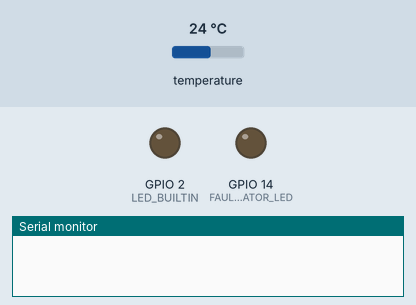
This sketch was run on a simulated ESP32. Parts: output pins drawn as LEDs (lit = HIGH), the last lines printed to the serial monitor. The test bench sets the inputs (shaded band); at power-on: temperature 24 °C. The local clock reads 2024-03-15 10:24:30 at power-on unless the sketch sets it.

Above: at 0.0 s.
At 5.5 s:
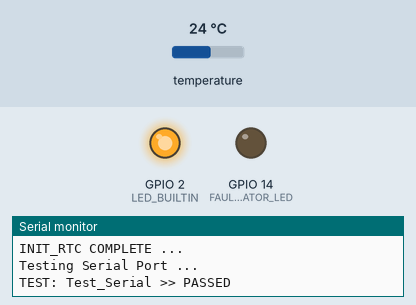
At 10.2 s:
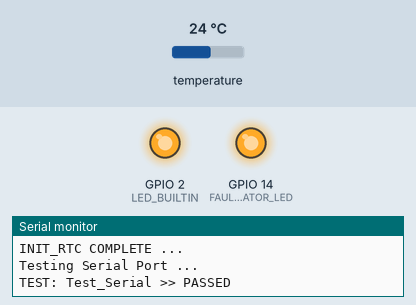
Timing chart, 0 to 11.7 s (numbered marks = the images above):
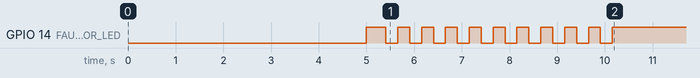

The sketch:

BC1000.ino
```cpp
#include "RTClib.h"
#include <stdio.h>
#include "Wire.h"

#define FAULT_INDICATOR_LED           14
#define DEFAULT_SERIAL_BAUD           115200

#define DEFAULT_CHAR_BUFF_SIZE_SMALL  32

RTC_DS3231 rtc;

const bool SELF_TEST_STATUS = true;

enum eDoorPosition_t {
  UP,
  DOWN,
  end
};

typedef struct  {
  uint16_t mDay;
  uint16_t mSunrise;
  uint16_t mSunset;
} xSolarEvent_t;

/*
  This table consists of 3 values, DAY, SUNRISE, SUNSET.

  DAY - The table consists of values for every 5 days until the end of a calendar year
  SUNRISE - This is the time of the sunrise in military time HHMM.
  SUNSET - This is the time of the sunset in military time HHMM.
*/
xSolarEvent_t Sun_LUT[74];
const uint16_t Sun_LUT_LENGTH = sizeof(Sun_LUT) / sizeof(xSolarEvent_t);

void setup()
{
  // Start up serial lines
  Serial.begin(DEFAULT_SERIAL_BAUD);
  delay(5000);

  Wire1.begin();

  // Fill in the sunrise and sunset table (Nautical Twilight)
  Sun_LUT[0] = (xSolarEvent_t) {0, 646, 1815};            // 2023 Jan 1
  Sun_LUT[1] = (xSolarEvent_t) {5, 646, 1819};            // 2023 Jan 5
  Sun_LUT[2] = (xSolarEvent_t) {10, 646, 1823};           // 2023 Jan 10
  Sun_LUT[3] = (xSolarEvent_t) {15, 645, 1828};           // 2023 Jan 15
  Sun_LUT[4] = (xSolarEvent_t) {20, 643, 1833};           // 2023 Jan 20
  Sun_LUT[5] = (xSolarEvent_t) {25, 641, 1839};           // 2023 Jan 25
  Sun_LUT[6] = (xSolarEvent_t) {30, 637, 1844};           // 2023 Jan 30
  Sun_LUT[7] = (xSolarEvent_t) {35, 633, 1850};           // 2023 Feb 4
  Sun_LUT[8] = (xSolarEvent_t) {40, 628, 1855};           // 2023 Feb 9
  Sun_LUT[9] = (xSolarEvent_t) {45, 622, 1901};           // 2023 Feb 14
  Sun_LUT[10] = (xSolarEvent_t) {50, 616, 1906};           // 2023 Feb 19
  Sun_LUT[11] = (xSolarEvent_t) {55, 609, 1912};           // 2023 Feb 24
  Sun_LUT[12] = (xSolarEvent_t) {60, 602, 1917};           // 2023 Mar 1
  Sun_LUT[13] = (xSolarEvent_t) {65, 554, 1923};           // 2023 Mar 6
  Sun_LUT[14] = (xSolarEvent_t) {70, 546, 1928};           // 2023 Mar 11
  Sun_LUT[15] = (xSolarEvent_t) {75, 538, 1934};           // 2023 Mar 16
  Sun_LUT[16] = (xSolarEvent_t) {80, 530, 1940};           // 2023 Mar 21
  Sun_LUT[17] = (xSolarEvent_t) {85, 521, 1945};           // 2023 Mar 26
  Sun_LUT[18] = (xSolarEvent_t) {90, 512, 1951};           // 2023 Mar 31
  Sun_LUT[19] = (xSolarEvent_t) {95, 503, 1957};           // 2023 Apr 5
  Sun_LUT[20] = (xSolarEvent_t) {100, 455, 2003};          // 2023 Apr 10
  Sun_LUT[21] = (xSolarEvent_t) {105, 446, 2009};          // 2023 Apr 15
  Sun_LUT[22] = (xSolarEvent_t) {110, 438, 2015};          // 2023 Apr 20
  Sun_LUT[23] = (xSolarEvent_t) {115, 429, 2022};          // 2023 Apr 25
  Sun_LUT[24] = (xSolarEvent_t) {120, 421, 2028};          // 2023 Apr 30
  Sun_LUT[25] = (xSolarEvent_t) {125, 414, 2035};          // 2023 May 5
  Sun_LUT[26] = (xSolarEvent_t) {130, 407, 2041};          // 2023 May 10
  Sun_LUT[27] = (xSolarEvent_t) {135, 400, 2047};          // 2023 May 15
  Sun_LUT[28] = (xSolarEvent_t) {140, 355, 2053};          // 2023 May 20
  Sun_LUT[29] = (xSolarEvent_t) {145, 350, 2059};          // 2023 May 25
  Sun_LUT[30] = (xSolarEvent_t) {150, 345, 2104};          // 2023 May 30
  Sun_LUT[31] = (xSolarEvent_t) {155, 342, 2109};          // 2023 Jun 4
  Sun_LUT[32] = (xSolarEvent_t) {160, 340, 2113};          // 2023 Jun 9
  Sun_LUT[33] = (xSolarEvent_t) {165, 339, 2116};          // 2023 Jun 14
  Sun_LUT[34] = (xSolarEvent_t) {170, 339, 2118};          // 2023 Jun 19
  Sun_LUT[35] = (xSolarEvent_t) {175, 340, 2119};          // 2023 Jun 24
  Sun_LUT[36] = (xSolarEvent_t) {180, 343, 2118};          // 2023 Jun 29
  Sun_LUT[37] = (xSolarEvent_t) {185, 346, 2117};          // 2023 Jul 4
  Sun_LUT[38] = (xSolarEvent_t) {190, 350, 2114};          // 2023 Jul 9
  Sun_LUT[39] = (xSolarEvent_t) {195, 354, 2111};          // 2023 Jul 14
  Sun_LUT[40] = (xSolarEvent_t) {200, 400, 2107};          // 2023 Jul 19
  Sun_LUT[41] = (xSolarEvent_t) {205, 405, 2101};          // 2023 Jul 24
  Sun_LUT[42] = (xSolarEvent_t) {210, 411, 2055};          // 2023 Jul 29
  Sun_LUT[43] = (xSolarEvent_t) {215, 417, 2048};          // 2023 Aug 3
  Sun_LUT[44] = (xSolarEvent_t) {220, 423, 2041};          // 2023 Aug 8
  Sun_LUT[45] = (xSolarEvent_t) {225, 430, 2033};          // 2023 Aug 13
  Sun_LUT[46] = (xSolarEvent_t) {230, 436, 2025};          // 2023 Aug 18
  Sun_LUT[47] = (xSolarEvent_t) {235, 442, 2017};          // 2023 Aug 23
  Sun_LUT[48] = (xSolarEvent_t) {240, 448, 2008};          // 2023 Aug 28
  Sun_LUT[49] = (xSolarEvent_t) {245, 453, 1959};          // 2023 Sep 2
  Sun_LUT[50] = (xSolarEvent_t) {250, 459, 1950};          // 2023 Sep 7
  Sun_LUT[51] = (xSolarEvent_t) {255, 504, 1941};          // 2023 Sep 12
  Sun_LUT[52] = (xSolarEvent_t) {260, 510, 1932};          // 2023 Sep 17
  Sun_LUT[53] = (xSolarEvent_t) {265, 515, 1924};          // 2023 Sep 22
  Sun_LUT[54] = (xSolarEvent_t) {270, 520, 1915};          // 2023 Sep 27
  Sun_LUT[55] = (xSolarEvent_t) {275, 525, 1907};          // 2023 Oct 2
  Sun_LUT[56] = (xSolarEvent_t) {280, 531, 1858};          // 2023 Oct 7
  Sun_LUT[57] = (xSolarEvent_t) {285, 536, 1851};          // 2023 Oct 12
  Sun_LUT[58] = (xSolarEvent_t) {290, 541, 1843};          // 2023 Oct 17
  Sun_LUT[59] = (xSolarEvent_t) {295, 546, 1836};          // 2023 Oct 22
  Sun_LUT[60] = (xSolarEvent_t) {300, 551, 1830};          // 2023 Oct 27
  Sun_LUT[61] = (xSolarEvent_t) {305, 557, 1824};          // 2023 Nov 1
  Sun_LUT[62] = (xSolarEvent_t) {310, 602, 1819};          // 2023 Nov 6
  Sun_LUT[63] = (xSolarEvent_t) {315, 607, 1815};          // 2023 Nov 11
  Sun_LUT[64] = (xSolarEvent_t) {320, 612, 1811};          // 2023 Nov 16
  Sun_LUT[65] = (xSolarEvent_t) {325, 618, 1808};          // 2023 Nov 21
  Sun_LUT[66] = (xSolarEvent_t) {330, 623, 1806};          // 2023 Nov 26
  Sun_LUT[67] = (xSolarEvent_t) {335, 627, 1805};          // 2023 Dec 1
  Sun_LUT[68] = (xSolarEvent_t) {340, 632, 1804};          // 2023 Dec 6
  Sun_LUT[69] = (xSolarEvent_t) {345, 636, 1805};          // 2023 Dec 11
  Sun_LUT[70] = (xSolarEvent_t) {350, 639, 1806};          // 2023 Dec 16
  Sun_LUT[71] = (xSolarEvent_t) {355, 642, 1808};          // 2023 Dec 21
  Sun_LUT[72] = (xSolarEvent_t) {360, 644, 1811};          // 2023 Dec 26
  Sun_LUT[73] = (xSolarEvent_t) {367, 645, 1812};           // **overflow protection**

  // put your setup code here, to run once:
  pinMode(FAULT_INDICATOR_LED, OUTPUT);
  pinMode(LED_BUILTIN, OUTPUT);
  digitalWrite(FAULT_INDICATOR_LED, HIGH);

  // Start up RTC
  TIME_init();

  // Self Test
  StartUpTest();
}

void loop()
{
  // put your main code here, to run repeatedly:

}

void AssertFault()
{
  digitalWrite(FAULT_INDICATOR_LED, LOW);
}

void SetDoor(eDoorPosition_t pos)
{
  // sets door in the position
  switch(pos)
  {
    case eDoorPosition_t::UP:
      // whatever it takes to get the door up
      break;
    case eDoorPosition_t::DOWN:
      // whatever it takes to get the door down
      break;
    default:
      // some kind of error state that we should never get to.
      break;
  }
}

/*****************************************
  TEST FUNCTIONS
******************************************/

void StartUpTest()
{
  // run systems test, verify that all systems are connected and fully operational!

  Test_Serial();              // COMPLETE - RED
  Test_StatusLED();           // INCOMPLETE
  Test_I2C();                 // INCOMPLETE
  Test_RTC();                 // COMPLETE - RED
  Test_TempHumid();           // INCOMPLETE
  Test_MotorController();     // INCOMPLETE
}

void TEST_PASSED(String testName)
{
  char buffer[DEFAULT_CHAR_BUFF_SIZE_SMALL] = "";
  sprintf(buffer, "TEST: %s >> PASSED\r\n", testName.c_str());
  Serial.printf(buffer);

  // rapid flash for pass
  for(uint8_t i = 0; i < 10; i++)
  {
    digitalWrite(LED_BUILTIN, HIGH);
    delay(20);
    digitalWrite(LED_BUILTIN, HIGH);
    delay(20);
  }
}

void TEST_FAILED(String testName)
{
  char buffer[DEFAULT_CHAR_BUFF_SIZE_SMALL] = "";
  sprintf(buffer, "TEST: %s >> FAILED\r\n", testName.c_str());
  Serial.printf(buffer);

  // long slow flash for fail
  for(uint8_t i = 0; i < 3; i++)
  {
    digitalWrite(LED_BUILTIN, HIGH);
    delay(200);
    digitalWrite(LED_BUILTIN, HIGH);
    delay(200);
  }
}

void Test_Serial()
{
  Serial.print("Testing Serial Port ...\r\n");

  // if(numBytesToWrite)
  // {
    TEST_PASSED("Test_Serial");
  // }
  // else
  // {
  //   TEST_FAILED("Test_Serial");
  // }
}

void Test_StatusLED()
{
  for(uint8_t i = 0; i < 10; i++)
  {
    digitalWrite(FAULT_INDICATOR_LED, LOW);
    delay(250);
    digitalWrite(FAULT_INDICATOR_LED, HIGH);
    delay(250);
  }

  TEST_PASSED("Test_StatusLED");
}

void Test_I2C()
{
  // scan all the I2C address and verify all peripherals are connected and working.

}

void Test_RTC()
{
  // Check the real time clock to make sure it is connected and operating

  TIME_print();

  if(TIME_dateToDayCount(2024, 1, 1) == 1)
  {
    TEST_PASSED("Date to Day Count - TEST 1");
  }
  else
  {
    TEST_FAILED("Date to Day Count - TEST 1");
  }

  if(TIME_dateToDayCount(2023, 5, 15) == 135)
  {
    TEST_PASSED("Date to Day Count - TEST 2");
  }
  else
  {
    TEST_FAILED("Date to Day Count - TEST 2");
  }

  if(TIME_dateToDayCount(2024, 5, 15) == 136)
  {
    TEST_PASSED("Date to Day Count - TEST 3");
  }
  else
  {
    TEST_FAILED("Date to Day Count - TEST 3");
  }

  // 1. Check to see if the RTC exists
}

void Test_TempHumid()
{
  // Check the temp and humidity sensor to make sure it is connected and operating
}

void Test_MotorController()
{
  // Check the motor controller to make sure it is connected and working
}

/*****************************************
  SYSTEM FUNCTIONS
******************************************/

uint16_t getCurrDayIndex(uint16_t &day)
{
  uint16_t result = 0xFFFF;

  for(uint16_t i = 0; i < Sun_LUT_LENGTH; i++)
  {
    if(Sun_LUT[i].mDay <= day && Sun_LUT[i+1].mDay > day)
    {
      result = i;
      break;
    }
  }

  return result;
}

uint16_t getSunrise(uint16_t &day)
{
  uint16_t result = 0;
  uint16_t currDay = getCurrDayIndex(day);

  if(currDay != 0xFFFF)
  {
    result = Sun_LUT[currDay].mSunrise;
  }
  else
  {
    // Report Error
  }

  return result;
}

uint16_t getSunset(uint16_t &day)
{
  uint16_t result = 0;
  uint16_t currDay = getCurrDayIndex(day);

  if(currDay != 0xFFFF)
  {
    result = Sun_LUT[currDay].mSunset;
  }
  else
  {
    // Report Error
  }

  return result;
}

/*****************************************
  REAL TIME CLOCK
******************************************/

void TIME_init()
{
  Serial.print("STARTING INIT_RTC...\r\n");

  if(!rtc.begin(&Wire1))
  {
    Serial.print("Couldn't find RTC\r\n");
    Serial.flush();
  }
  else
  {
    Serial.print("RTC Found\r\n");
    // rtc.adjust(DateTime(F(__DATE__), F(__TIME__)));      // Use this line if need to update timing.
  }

  if(rtc.lostPower())
  {
    Serial.print("RTC lost power, let's set the time!\r\n");
    // When time needs to be set on a new device, or after a power loss, the
    // following line sets the RTC to the date & time this sketch was compiled
    rtc.adjust(DateTime(F(__DATE__), F(__TIME__)));
    // This line sets the RTC with an explicit date & time, for example to set
    // January 21, 2014 at 3am you would call:
    // rtc.adjust(DateTime(2014, 1, 21, 3, 0, 0));

  }
  else
  {
    Serial.print("RTC hasn't lost power\r\n");
  }

  Serial.print("INIT_RTC COMPLETE ...\r\n\r\n");
}

char daysOfTheWeek[7][12] = {"Sunday", "Monday", "Tuesday", "Wednesday", "Thursday", "Friday", "Saturday"};

/*
  Get the current time from the RTC, and print it out
*/
void TIME_print()
{
    DateTime now = rtc.now();

    Serial.print(now.year(), DEC);
    Serial.print('/');
    Serial.print(now.month(), DEC);
    Serial.print('/');
    Serial.print(now.day(), DEC);
    Serial.print(" (");
    Serial.print(daysOfTheWeek[now.dayOfTheWeek()]);
    Serial.print(") ");
    Serial.print(now.hour(), DEC);
    Serial.print(':');
    Serial.print(now.minute(), DEC);
    Serial.print(':');
    Serial.print(now.second(), DEC);
    Serial.println();

    Serial.print(" since midnight 1/1/1970 = ");
    Serial.print(now.unixtime());
    Serial.print("s = ");
    Serial.print(now.unixtime() / 86400L);
    Serial.println("d");

    // calculate a date which is 7 days, 12 hours, 30 minutes, 6 seconds into the future
    DateTime future (now + TimeSpan(7,12,30,6));

    Serial.print(" now + 7d + 12h + 30m + 6s: ");
    Serial.print(future.year(), DEC);
    Serial.print('/');
    Serial.print(future.month(), DEC);
    Serial.print('/');
    Serial.print(future.day(), DEC);
    Serial.print(' ');
    Serial.print(future.hour(), DEC);
    Serial.print(':');
    Serial.print(future.minute(), DEC);
    Serial.print(':');
    Serial.print(future.second(), DEC);
    Serial.println();

    Serial.print("Temperature: ");
    Serial.print(rtc.getTemperature());
    Serial.println(" C");

    Serial.println();
    delay(3000);
}

/////////////////////////////////////////
// DAYS IN EACH MONTH ///////////////////
/////////////////////////////////////////

#define JANUARY_DAY_COUNT     31
#define FEBRUARY_DAY_COUNT    28
#define MARCH_DAY_COUNT       31
#define APRIL_DAY_COUNT       30
#define MAY_DAY_COUNT         31
#define JUNE_DAY_COUNT        30
#define JULY_DAY_COUNT        31
#define AUGUST_DAY_COUNT      31
#define SEPTEMBER_DAY_COUNT   30
#define OCTOBER_DAY_COUNT     31
#define NOVEMBER_DAY_COUNT    30
#define DECEMBER_DAY_COUNT    31

#define LEAP_YEAR_BASE        2020

/*
  returns the day of the year for comparison with the LUT
*/
uint16_t TIME_GetDays()
{
  uint16_t runningDayTotal = 0;

  DateTime now = rtc.now();                                                       //Fetch time from RTC

  runningDayTotal = TIME_dateToDayCount(now.year(), now.month(), now.day()) + 1;

  Serial.print("Running Day Total: ");
  Serial.print(runningDayTotal, DEC);
  Serial.println();

  return runningDayTotal;
}

/*
  returns 4 digits representing HH:MM.
*/
uint16_t TIME_GetHourMin()
{
  uint16_t hour = 0;
  uint16_t min = 0;

  DateTime now = rtc.now();
  hour = now.hour();
  min = now.minute();

  return min | (hour << 8);
}

/*
  takes the month, year and day of the month and converts it into days since
  start of year.

  returns day since January 1
*/
uint16_t TIME_dateToDayCount(uint16_t year, uint16_t month, uint16_t dayOfMonth)
{
  uint16_t result = 0;

  result = TIME_monthToDays(month);

  // If it's leap year and the date is after February, then add in the leap day.
  if(((year - LEAP_YEAR_BASE) % 4) && (month > 2))
  {
    result++;
  }

  result += dayOfMonth;

  return result;
}


uint16_t TIME_monthToDays(uint16_t month)
{
  uint16_t totalDays = 0;

  // NOTE: This switch statement is intended to fall through, adding all
  // subsequent months.
  switch(month)
  {
    case 12:
      totalDays += NOVEMBER_DAY_COUNT;
    case 11:
      totalDays += OCTOBER_DAY_COUNT;
    case 10:
      totalDays += SEPTEMBER_DAY_COUNT;
    case 9:
      totalDays += AUGUST_DAY_COUNT;
    case 8:
      totalDays += JULY_DAY_COUNT;
    case 7:
      totalDays += JUNE_DAY_COUNT;
    case 6:
      totalDays += MAY_DAY_COUNT;
    case 5:
      totalDays += APRIL_DAY_COUNT;
    case 4:
      totalDays += MARCH_DAY_COUNT;
    case 3:
      totalDays += FEBRUARY_DAY_COUNT;
    case 2:
      totalDays += JANUARY_DAY_COUNT;
      break;
  }

  return totalDays;
}

/*****************************************
  TEMP AND HUMID
******************************************/

void init_TandH()
{

}

uint32_t getTemp()
{
  uint32_t result = 0;

  return result;
}

uint32_t getHumid()
{
  uint32_t result = 0;

  return result;
}

/*****************************************
  MOTOR CONTROLLER
******************************************/

void init_Motor()
{

}
```
